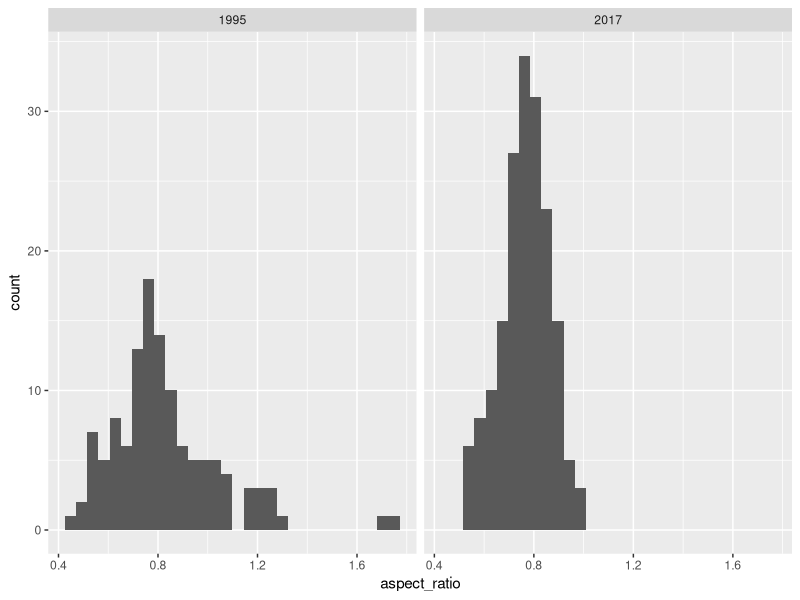
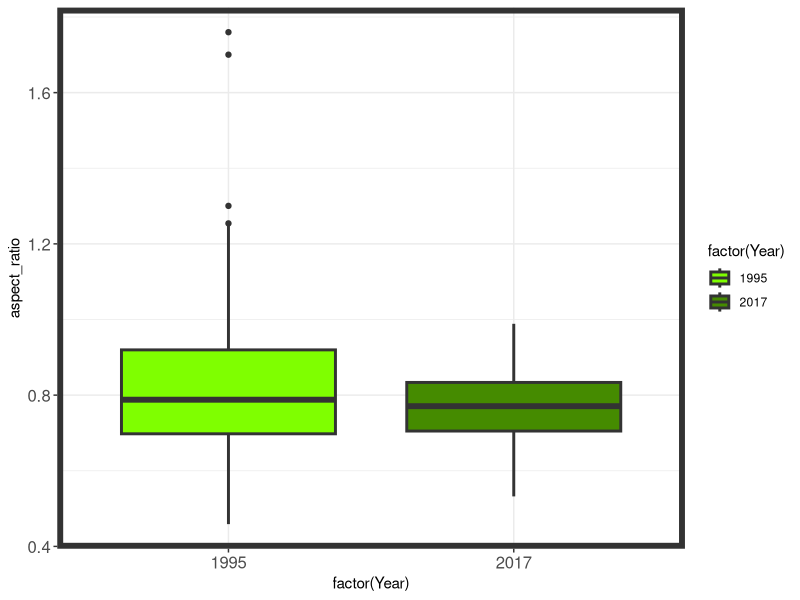
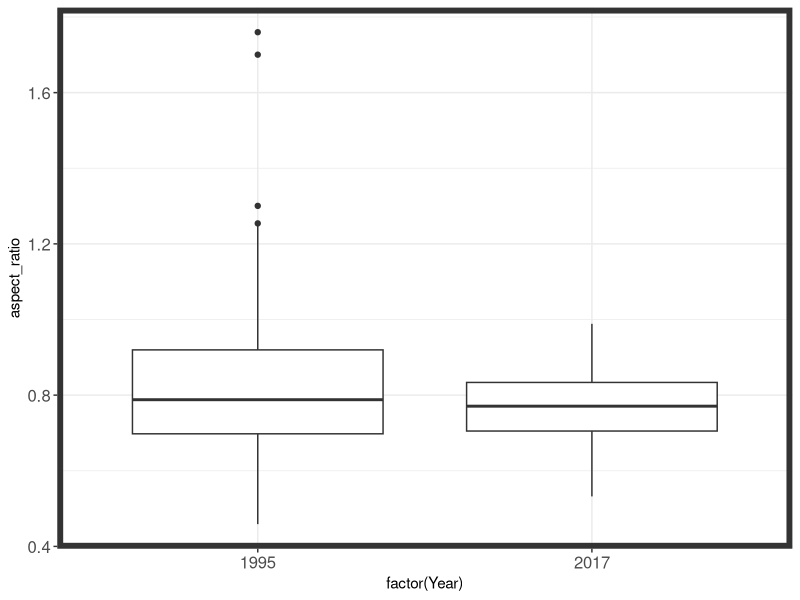
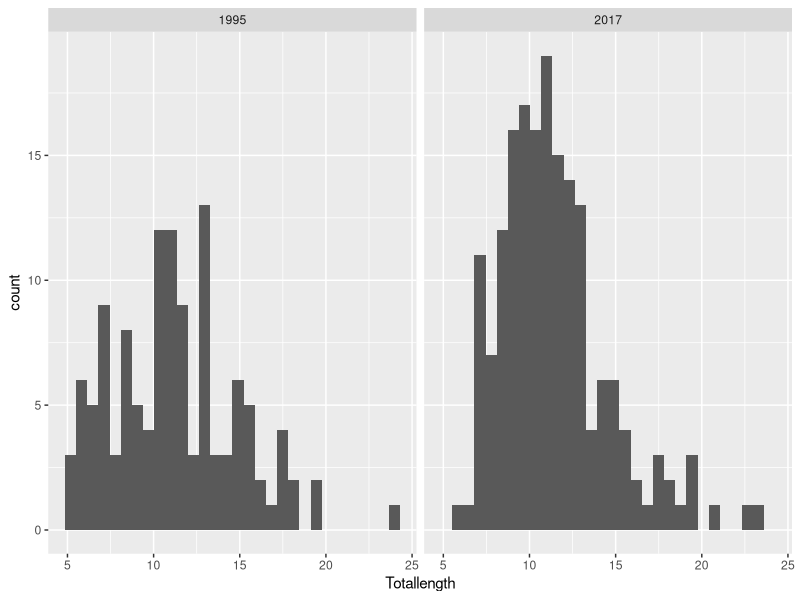
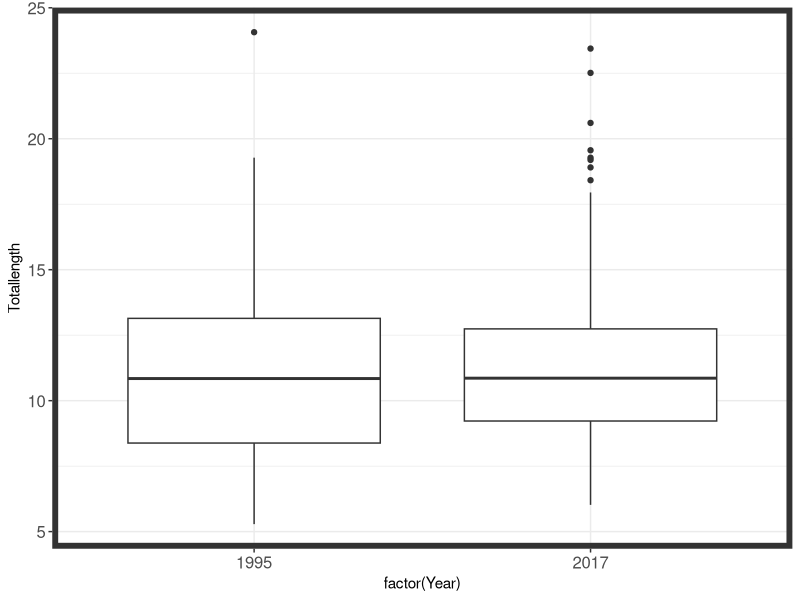
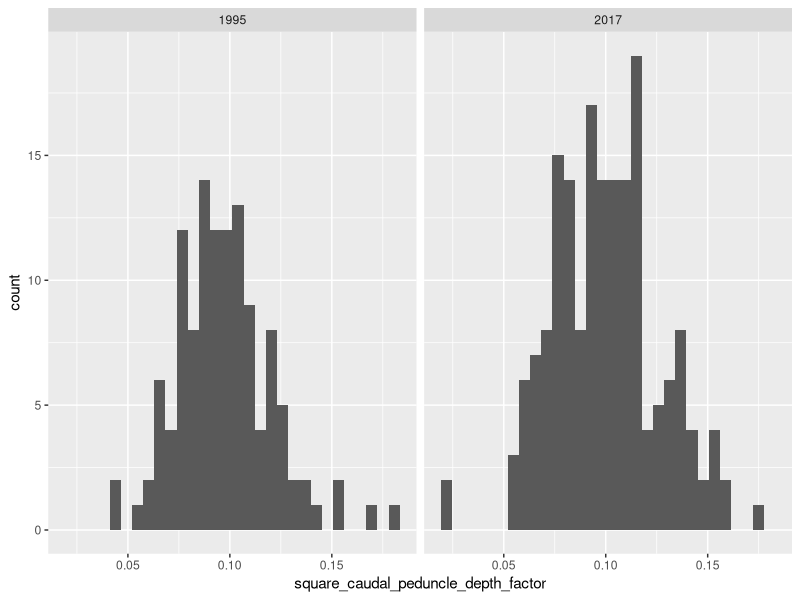
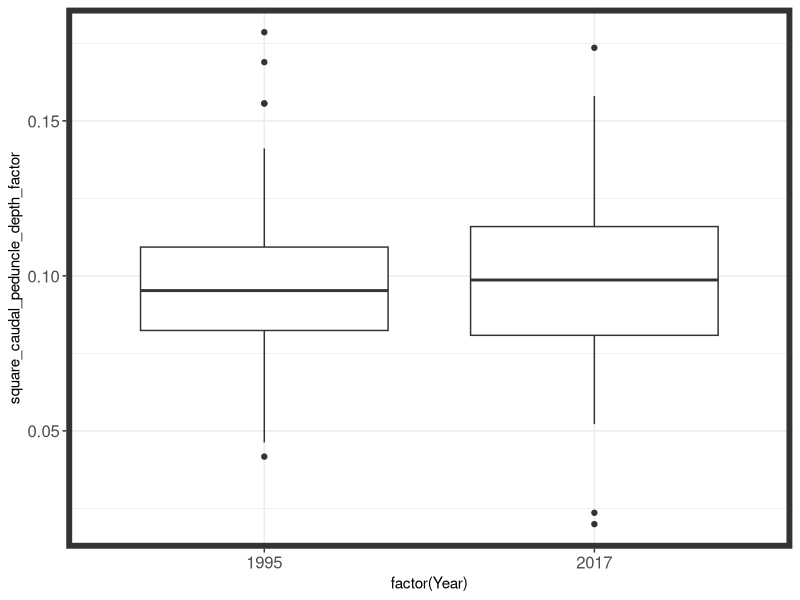
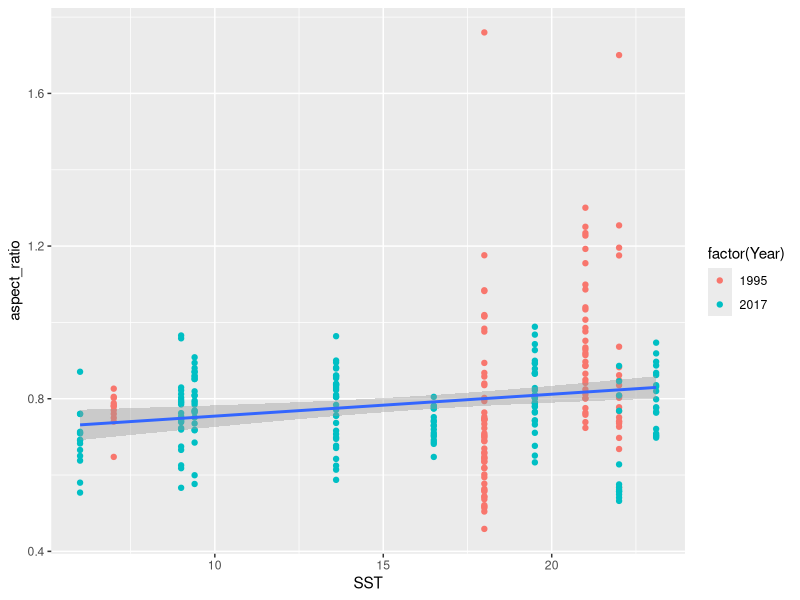

R code for these plots, in order:
## ---- chunk 1
library(lubridate)
library(tidyverse)
library(ggplot2)
## ---- chunk 2
atlantic_croaker_final <- read_csv("data/atlantic_croaker_final.csv")
View(atlantic_croaker_final)
## ---- chunk 3
atlantic_croaker_final <- atlantic_croaker_final %>% 
  mutate(aspect_ratio=(Caudheight/Caudarea)^(1/2), square_caudal_peduncle_depth_factor=(Cauddepth/Depthatpec)^2, 
         Year=year(Tow_date), Month=month(Tow_date))
View(atlantic_croaker_final)
## ---- chunk 4
#Make dataframe for 1995 & 2017 fish
##in order to create statistical tests
atcroaker95 <- atlantic_croaker_final %>% 
  filter(Year==1995)

atcroaker17 <- atlantic_croaker_final %>% 
  filter(Year==2017)
## ---- chunk 5
#Making a plot
ggplot(data= atlantic_croaker_final, aes(x=aspect_ratio)) +
  geom_histogram() +
  facet_wrap(~Year) 
 
#plot with color
ggplot(data=atlantic_croaker_final) +
  geom_boxplot(aes(x=factor(Year), y=aspect_ratio, group= factor(Year), fill=factor(Year)), size=1) +
  scale_fill_manual(values = c("chartreuse", "chartreuse4"))+
  theme_bw() +
  theme(axis.text = element_text(size=12), panel.border = element_rect(size=4))

ggplot(data=atlantic_croaker_final) +
  geom_boxplot(aes(x=factor(Year), y=aspect_ratio, group=factor(Year)), size=0.5) + theme_bw() +
  theme(axis.text = element_text(size=12), panel.border = element_rect(size=4))
ggsave(path = "figures",filename = "aspectratio.jpg", height = 3, width = 6, units = "in")

#Statistical test
wilcox.test(x=atcroaker95$aspect_ratio, y=atcroaker17$aspect_ratio, alternative = c("two.sided"))
## ---- chunk 6
#Make a plot
ggplot(data= atlantic_croaker_final, aes(x=Totallength)) +
  geom_histogram() +
  facet_wrap(~Year)

ggplot(data=atlantic_croaker_final) +
  geom_boxplot(aes(x=factor(Year), y=Totallength, group=factor(Year)), size=0.5) + theme_bw() +
  theme(axis.text = element_text(size=12), panel.border = element_rect(size=4))
ggsave(path = "figures",filename = "Totallength.jpg", height = 3, width = 6, units = "in")


ggsave(path = "figures",filename = "total_length.jpg")

#Statistical analysis
wilcox.test(x=atcroaker95$Totallength, y=atcroaker17$Totallength , alternative=c("two.sided"))
## ---- chunk 7
#Make a plot
ggplot(data= atlantic_croaker_final, aes(x=square_caudal_peduncle_depth_factor)) +
  geom_histogram() +
  facet_wrap(~Year) 

ggplot(data=atlantic_croaker_final) +
  geom_boxplot(aes(x=factor(Year), y=square_caudal_peduncle_depth_factor, group=factor(Year)), size=0.5) + theme_bw() +
  theme(axis.text = element_text(size=12), panel.border = element_rect(size=4))
ggsave(path = "figures",filename = "caudalpeduncle.jpg", height = 3, width = 6, units = "in")


#Statistical analysis
wilcox.test(x=atcroaker95$square_caudal_peduncle_depth_factor,  y=atcroaker17$square_caudal_peduncle_depth_factor, alternative = c("two.sided"))
## ---- chunk 8
#Linear model
AR_linearmodel <- lm(aspect_ratio ~ SST, atlantic_croaker_final)
summary(AR_linearmodel)

#Plot
ggplot(data=atlantic_croaker_final) +
  geom_point(aes(x=SST, y=aspect_ratio, color=factor(Year))) +
  geom_smooth(aes(x=SST, y=aspect_ratio), method = "lm")

ggplot(data=atlantic_croaker_final) +
  geom_point(aes(x=SST, y=aspect_ratio)) +
  geom_smooth(aes(x=SST, y=aspect_ratio), method = "lm") +
  labs(x= "Temperature in Celsius", y= "Aspect Ratio", title = "Relationship between Aspect Ratio and Temperature") +
  theme_bw()
## ---- chunk 9
#Linear model
TL_linearmodel <- lm(Totallength ~ SST, atlantic_croaker_final)
summary(TL_linearmodel)

#Plot for reference
ggplot(data = atlantic_croaker_final) +
  geom_point(aes(x=SST, y=Totallength, color= factor(Year))) +
  geom_smooth(aes(x= SST,y=Totallength), method = "lm")

#Plot to answer question
ggplot(data = atlantic_croaker_final) +
  geom_point(aes(x=SST, y=Totallength)) +
  geom_smooth(aes(x= SST,y=Totallength), method = "lm")
##NO SIGNIFICANCE IN TEMPERATURE AND MORPHOLOGY
## ---- chunk 10
#Linear model
CPDF_linearmodel <- lm(square_caudal_peduncle_depth_factor ~ SST, atlantic_croaker_final) 
summary(CPDF_linearmodel)

#Plot for reference
ggplot(data=atlantic_croaker_final) +
  geom_point(aes(x= SST, y=square_caudal_peduncle_depth_factor, color=factor(Year))) +
  geom_smooth(aes(x=SST, y= square_caudal_peduncle_depth_factor), method = "lm")

#Plot to answer question
ggplot(data=atlantic_croaker_final) +
  geom_point(aes(x= SST, y=square_caudal_peduncle_depth_factor)) +
  geom_smooth(aes(x=SST, y= square_caudal_peduncle_depth_factor), method = "lm") +
  labs(x= "Temperature in Celsius", y= "Square Caudal Peduncle Depth Factor", title = "Relationship between Square Caudal Peduncle Depth Factor and Temperature") + 
  theme_bw()

#save a figure as an image 
ggsave(path = "figures",filename = "square_caudal_temp.jpg")
## ---- chunk 11
#Plot
ggplot(data=atlantic_croaker_final) +
  geom_point(aes(x=Month, y=Totallength, color=factor(Month)))

#Statistical analysis
wilcox.test(x= atcroaker95$Totallength,  y= atcroaker17$Totallength, alternative = c("two.sided"))
## ---- chunk 12
#Plot
ggplot(data=atlantic_croaker_final) +
  geom_point(aes(x=Month, y=Bodyarea, color=factor(Month)))

#Statistical test
wilcox.test(x=atcroaker95$Bodyarea, y=atcroaker17$Bodyarea, alternative = c("two.sided"))
## ---- chunk 13
#Plot
ggplot(data = atlantic_croaker_final) +
  geom_point(aes(x=Month, y=aspect_ratio, color=factor(Month)))

#Statistical analysis
wilcox.test(x=atcroaker95$aspect_ratio, y=atcroaker17$aspect_ratio, alternative = c("two.sided"))
## ---- chunk 14
#Plot
ggplot(data = atlantic_croaker_final) +
  geom_point(aes(x=Month, y=square_caudal_peduncle_depth_factor, color=factor(Month)))

#Statistical analysis
wilcox.test(x=atcroaker95$square_caudal_peduncle_depth_factor, y=atcroaker17$square_caudal_peduncle_depth_factor, alternative = c("two.sided"))
